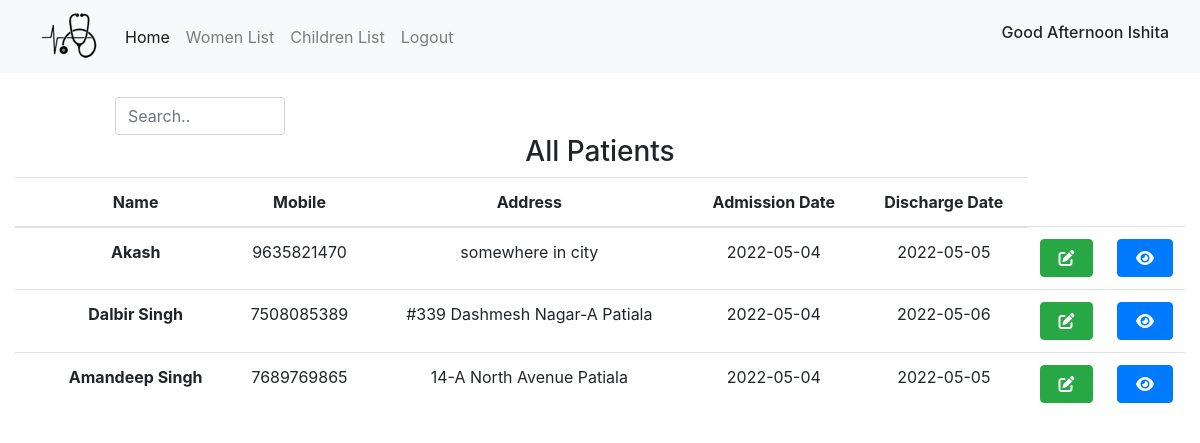
The app's page /list.php (signed in) with its own data.
### tables this page shows
CREATE TABLE `customerInfo` (
  `patient_id` int NOT NULL,
  `mobile` bigint NOT NULL,
  `customer` text NOT NULL,
  `age` varchar(50) NOT NULL,
  `gender` enum('Male','Female','Others','') NOT NULL,
  `address` varchar(255) NOT NULL,
  `weight(Birth)` text NOT NULL,
  `height` varchar(20) NOT NULL,
  `headcircum` varchar(255) NOT NULL,
  `admission(date)` date DEFAULT NULL,
  `admission(wt)` varchar(100) NOT NULL,
  `discharge(date)` date NOT NULL,
  `discharge(wt)` varchar(100) NOT NULL,
  `diagnosis` varchar(255) NOT NULL,
  `caseSummary` text,
  `treatmentGiven` text
);

### list.php (the view, shortened to what this page needs)
<?php
require 'config.php';
include 'navbar.php';
?>
<html>
<head>
    <link rel="stylesheet" href="./style.css">
    <link rel="stylesheet" href="https://cdn.jsdelivr.net/npm/bootstrap@4.6.1/dist/css/bootstrap.min.css">
</head>
<body>
<div class="container-fluid App">
  <br>
  <div class="row">
<div class="col-md-1"></div>
<div class="col-md-2">
 <input type="text" id="search" name="search" onkeyup="search()" placeholder="Search.."  class="form-control">
</div>
<div class="col-md-1"></div>
  </div>
    <div>
    <h3 style="text-align: center;">All Patients</h3>
<table class="table">
  <thead>
<tr>
    <th class="th"></th>
    <th class="th" >Name</th>
    <th class="th">Mobile</th>
    <th class="th">Address</th>
    <th class="th">Admission Date</th>
    <th class="th">Discharge Date</th>
</tr>
</thead>
<tbody>
  <?php
$sql= "Select * from `customerInfo`";
$result = mysqli_query($conn, $sql);
 if($result)
   {
     while($row = mysqli_fetch_assoc($result))
     {
       $id=$row['patient_id'];
       $customer=$row['customer'];
       $mobile=$row['mobile'];
       $address=$row['address'];
       $admission=$row['admission(date)'];
       $discharge=$row['discharge(date)'];
       echo '<tr class="name">
        <th></th>
        <th scope="row">'.$customer.'</th>
        <td>'.$mobile.'</td>
        <td>'.$address.'</td>
        <td>'.$admission.'</td>
        <td>'.$discharge.'</td>
        <td ><a href="edit.php?printid='.$id.'"><button type="button" class="btn btn-success"><i class="fa fa-edit"></i></button></a>
        <td ><a href="view.php?printid='.$id.'"><button type="button" class="btn btn-primary"><i class="fa fa-eye"></i></button></a>
        </tr>';
        }
    }
   ?>
</tbody>
</table>
</div>
    </div>
</body>
</html>

### style.css (style rules this page uses)
.App { text-align: center; height: 100% ; }
table { margin: auto; border-radius: 10px; width: 100%; }
td { padding: 10px; }
input[type=text], [type=number] { width: 100%; }
button { padding: 20px; width: 100%; }

### records on screen
customerinfo: customer "Akash", mobile "9635821470", address "somewhere in city", value "2022-05-04", value "2022-05-05"
customerinfo: customer "Dalbir Singh", mobile "7508085389", address "#339 Dashmesh Nagar-A Patiala", value "2022-05-04", value "2022-05-06"
customerinfo: customer "Amandeep Singh", mobile "7689769865", address "14-A North Avenue Patiala", value "2022-05-04", value "2022-05-05"

### other values on screen
$_SESSION["username"] "Ishita"
